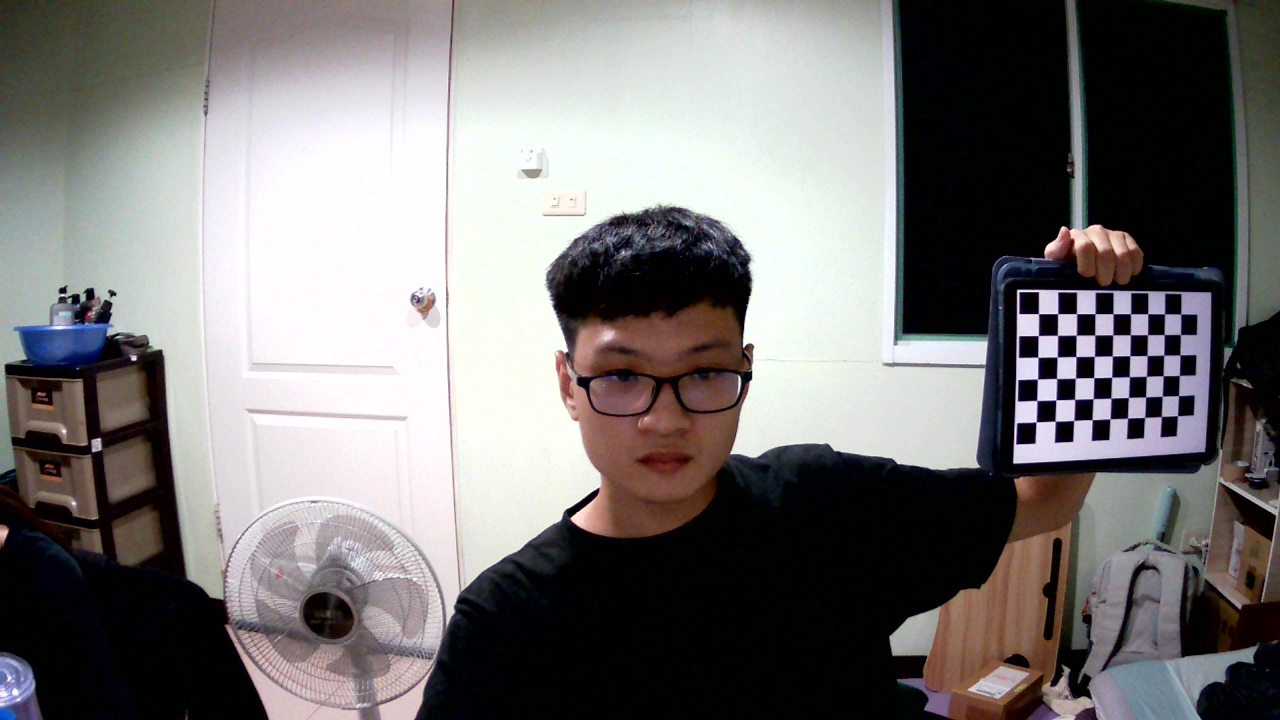
#> input picture pygame_mediapipe/TEST_fisheye/photos/1.jpg, 2560 x 1440 px (shown at 1/2 size)
$ python fisheye_fix.py   (older library calls are emulated)
#> lines starting #> are read from the running program, lines starting #| are printed output that depends on the picture; after the words box and inside, x2 and y2 are one past the last pixel; in counts of white or black regions, pixels touching at a corner belong together
import cv2
import numpy as np
import glob

# active camera, use cv2 rather then pygame
camera = cv2.VideoCapture(0)
SCREEN_WIDTH, SCREEN_HEIGHT = 1280, 720
camera.set(cv2.CAP_PROP_FRAME_WIDTH, SCREEN_WIDTH)
camera.set(cv2.CAP_PROP_FRAME_HEIGHT, SCREEN_HEIGHT)

def get_K_and_D(checkerboard):

#> called with checkerboard = (6, 9)
    CHECKERBOARD = checkerboard
    subpix_criteria = (cv2.TERM_CRITERIA_EPS+cv2.TERM_CRITERIA_MAX_ITER, 30, 0.1)
    calibration_flags = cv2.fisheye.CALIB_RECOMPUTE_EXTRINSIC+cv2.fisheye.CALIB_CHECK_COND+cv2.fisheye.CALIB_FIX_SKEW
    objp = np.zeros((1, CHECKERBOARD[0]*CHECKERBOARD[1], 3), np.float32)
    objp[0,:,:2] = np.mgrid[0:CHECKERBOARD[0], 0:CHECKERBOARD[1]].T.reshape(-1, 2)
    _img_shape = None
    objpoints = []
    imgpoints = []
    images = glob.glob( 'pygame_mediapipe/TEST_fisheye/photos/*.jpg')
    for fname in images:
        img = cv2.imread(fname)
#> img is the input picture: shape (1440, 2560, 3); mean B, G, R 117.4, 118, 120.5
        if _img_shape == None:
            _img_shape = img.shape[:2]
        else:
            assert _img_shape == img.shape[:2], "All images must share the same size."

        gray = cv2.cvtColor(img,cv2.COLOR_BGR2GRAY)
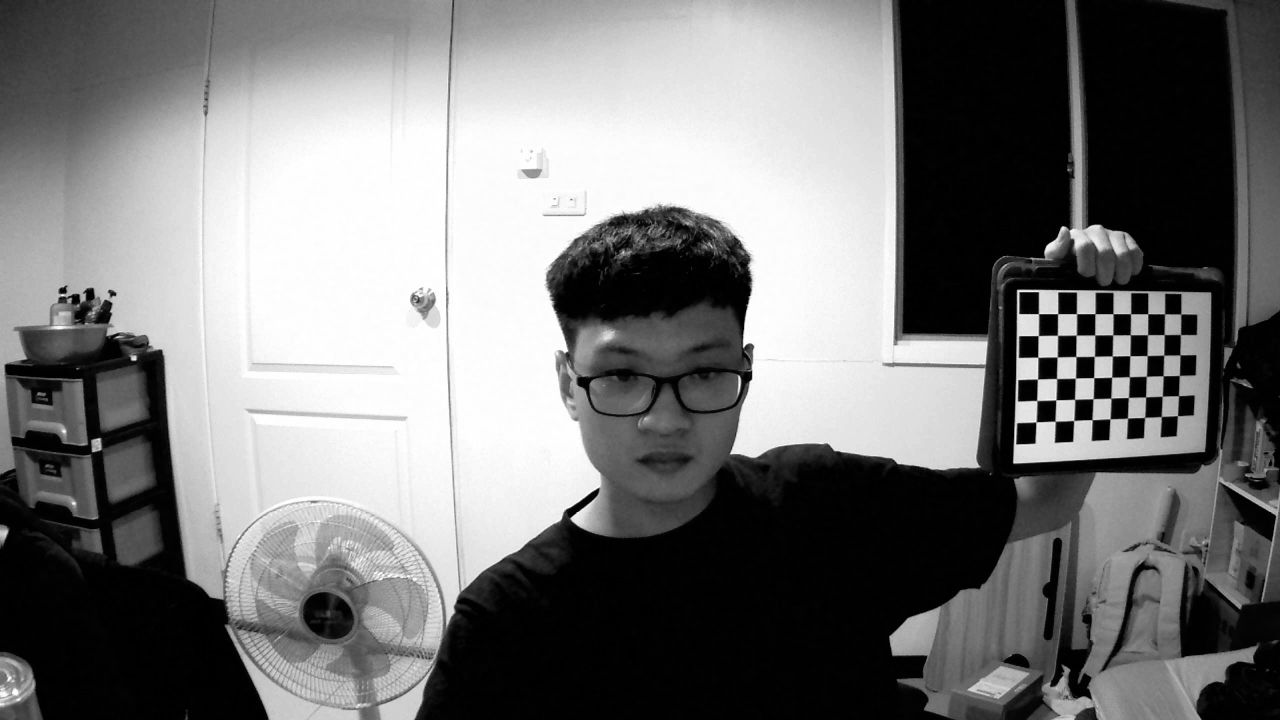
#> gray: shape (1440, 2560) (shown at 1/2 size); min 0, max 255, mean 118.7
        ret, corners = cv2.findChessboardCorners(gray, CHECKERBOARD,cv2.CALIB_CB_ADAPTIVE_THRESH+cv2.CALIB_CB_FAST_CHECK+cv2.CALIB_CB_NORMALIZE_IMAGE)
#> ret = True; corners = 54 rows, first 8: [2071.9, 844.2], [2074.5, 801.5], [2075.2, 758.2], [2075.9, 715.9], [2077, 672.3], [2077.4, 628], [2109.9, 843.7], [2111.9, 799.8]
        if ret == True:
            objpoints.append(objp)
            cv2.cornerSubPix(gray,corners,(3,3),(-1,-1),subpix_criteria)
            imgpoints.append(corners)
#> pass 2 of the loop in get_K_and_D, `for fname in images:`:
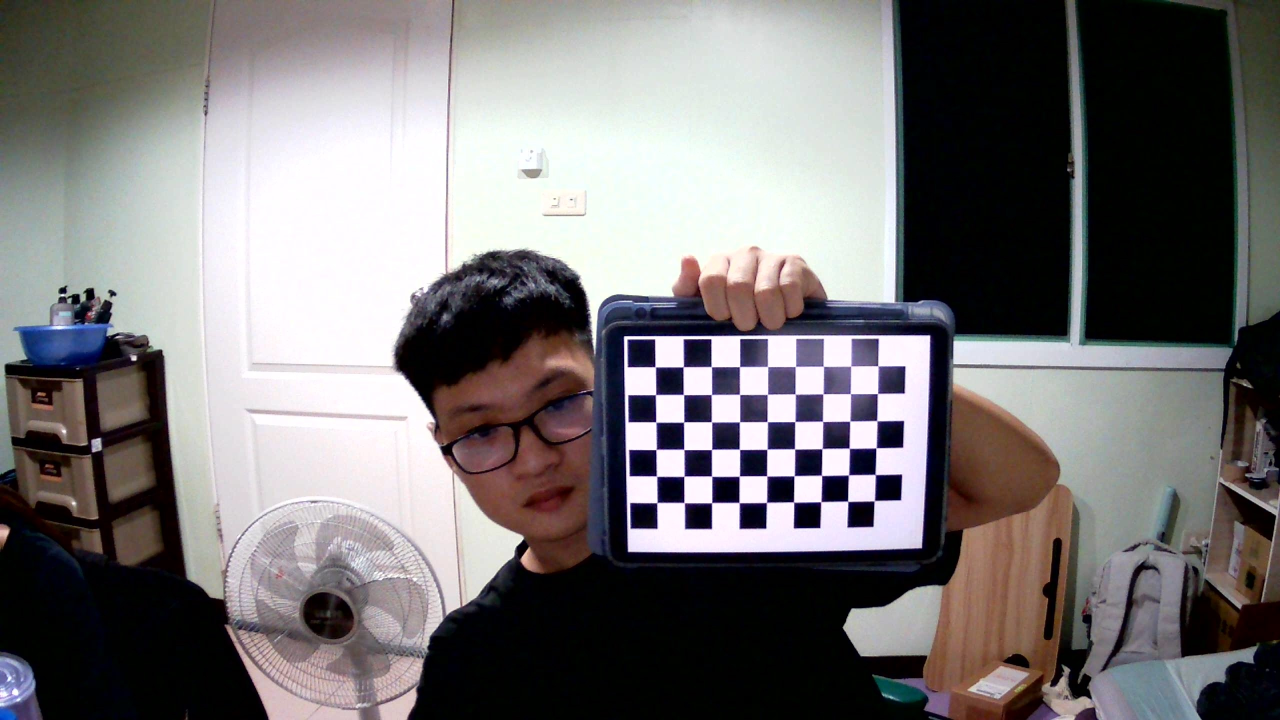
#> input picture pygame_mediapipe/TEST_fisheye/photos/2.jpg, 2560 x 1440 px (shown at 1/2 size)
#> in get_K_and_D, img is the input picture: shape (1440, 2560, 3); mean B, G, R 117.4, 116.5, 119.7
#> in get_K_and_D, `gray = cv2.cvtColor(img,cv2.COLOR_BGR2GRAY)`:
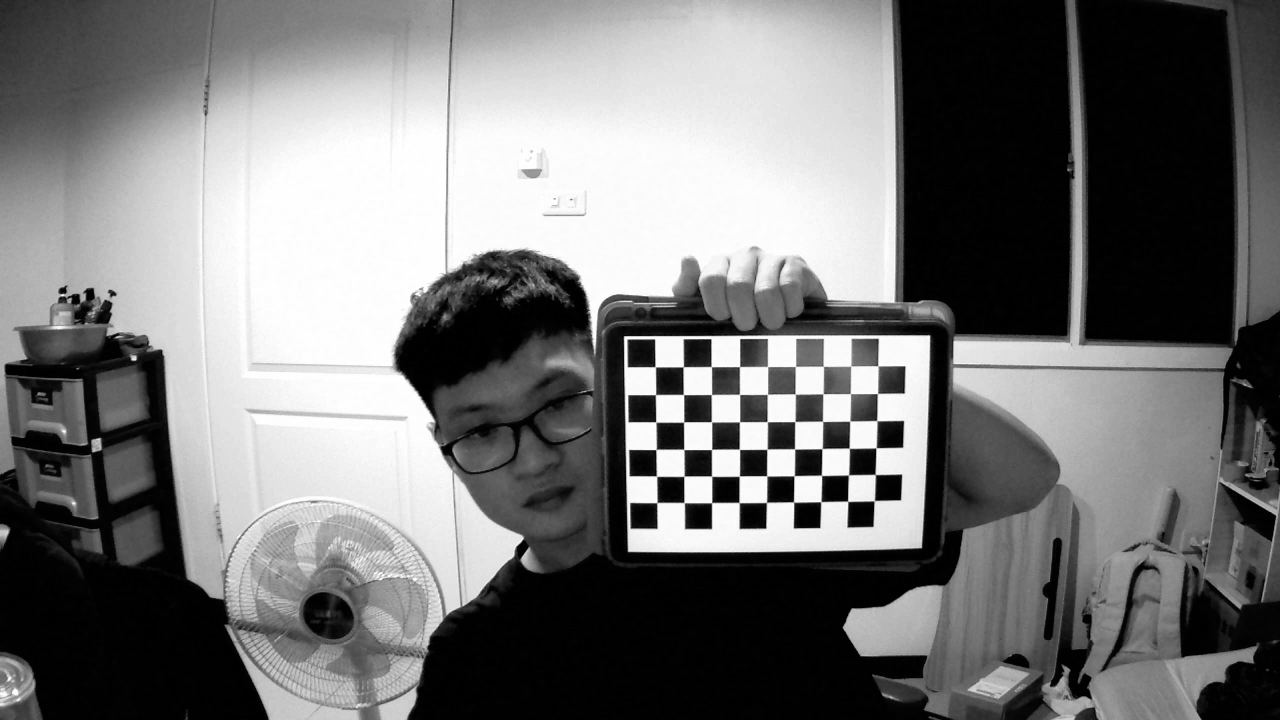
#> gray: shape (1440, 2560) (shown at 1/2 size); min 0, max 255, mean 117.6
#> corners = 54 rows, first 8: [1314.2, 1006], [1312.5, 952.2], [1312.1, 900], [1311.6, 844.2], [1311.6, 789.6], [1310.2, 734.1], [1368.2, 1005.4], [1368.1, 953.3]
#> pass 3 of the loop in get_K_and_D, `for fname in images:`:
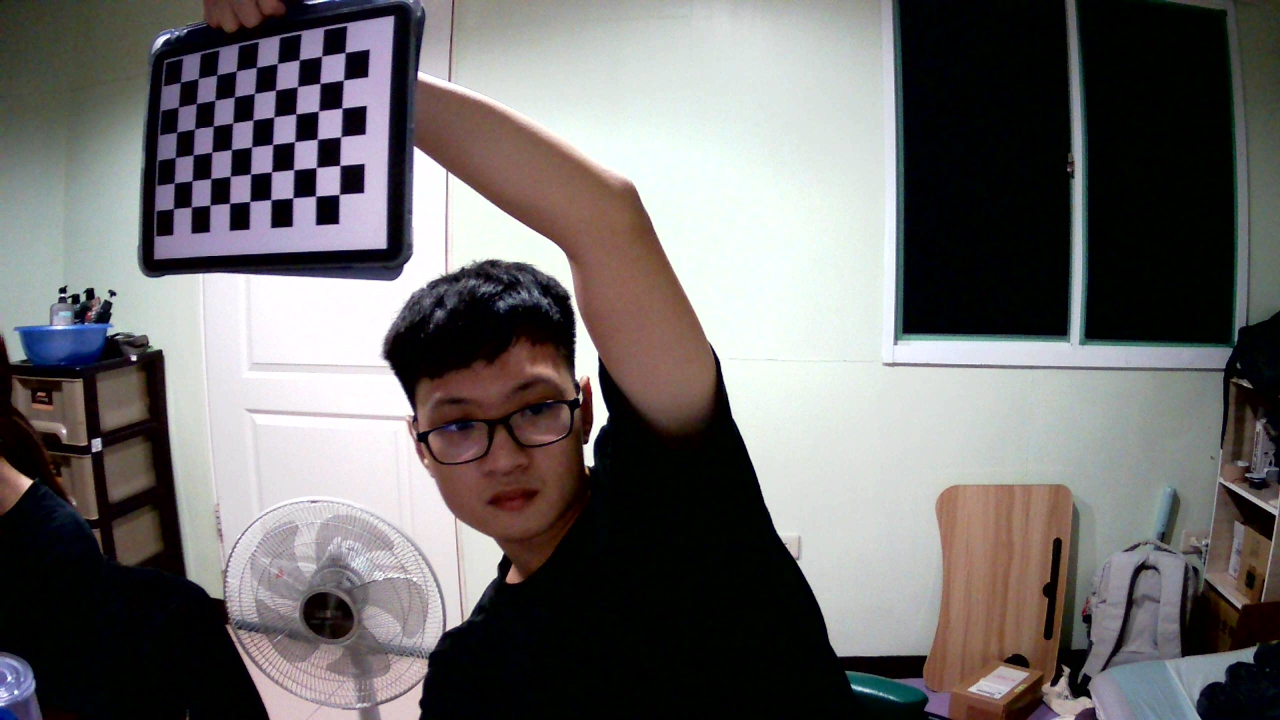
#> input picture pygame_mediapipe/TEST_fisheye/photos/5.jpg, 2560 x 1440 px (shown at 1/2 size)
#> in get_K_and_D, img is the input picture: shape (1440, 2560, 3); mean B, G, R 106.7, 106.6, 109.5
#> in get_K_and_D, `gray = cv2.cvtColor(img,cv2.COLOR_BGR2GRAY)`:
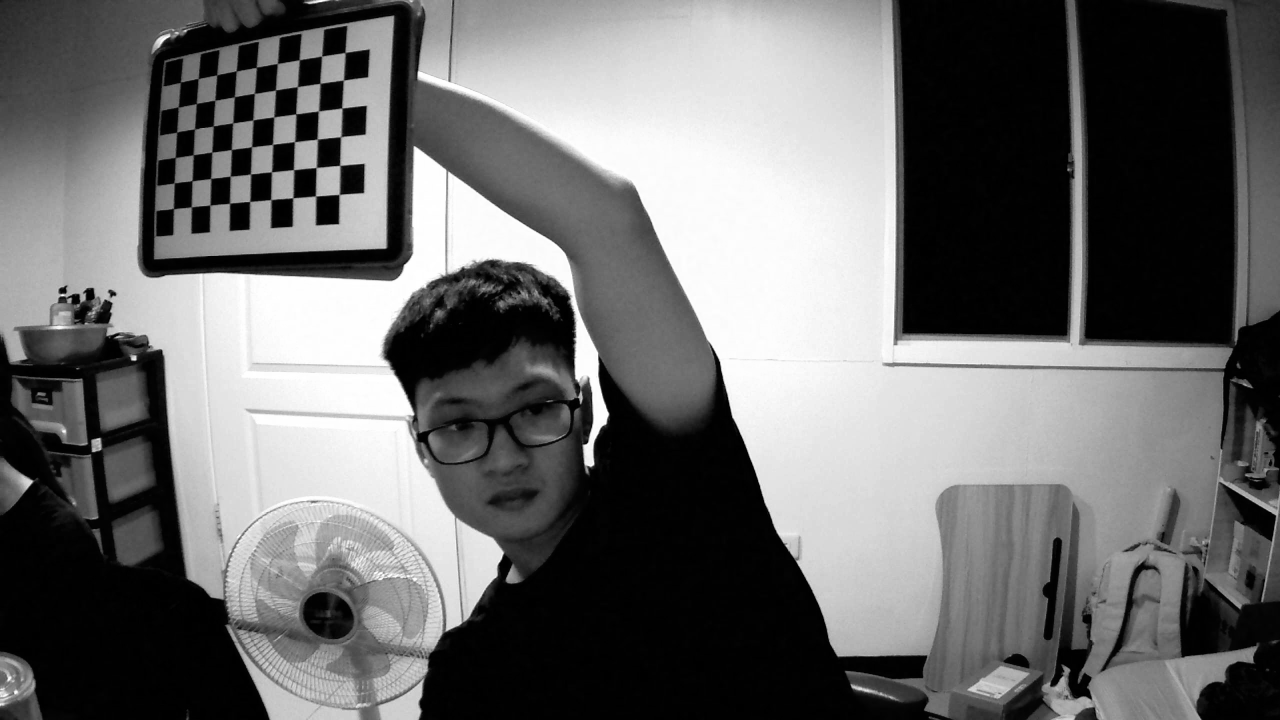
#> gray: shape (1440, 2560) (shown at 1/2 size); min 0, max 255, mean 107.5
#> corners = 54 rows, first 8: [352, 413], [353, 371], [356, 311], [353.6, 265.1], [355.6, 213.6], [361.8, 164.2], [382.5, 414.5], [383.9, 361.9]
#> the loop made 4 passes; the first 3 are shown
    N_OK = len(objpoints)
    K = np.zeros((3, 3))
    D = np.zeros((4, 1))
    rvecs = [np.zeros((1, 1, 3), dtype=np.float64) for i in range(N_OK)]
    tvecs = [np.zeros((1, 1, 3), dtype=np.float64) for i in range(N_OK)]
    rms, _, _, _, _ = cv2.fisheye.calibrate(
        objpoints,
        imgpoints,
        gray.shape[::-1],
        K,
        D,
        rvecs,
        tvecs,
        calibration_flags,
        (cv2.TERM_CRITERIA_EPS+cv2.TERM_CRITERIA_MAX_ITER, 30, 1e-6)
    )
    DIM = _img_shape[::-1]
    print("Found " + str(N_OK) + " valid images for calibration")
    print("DIM=" + str(_img_shape[::-1]))
#| DIM=(2560, 1440)
    print("K=np.array(" + str(K.tolist()) + ")")
    print("D=np.array(" + str(D.tolist()) + ")")
    return DIM, K, D


def undistort(K,D,DIM,scale=0.6,imshow=False):
    while True:
        success, img = camera.read()
        dim1 = img.shape[:2][::-1]  #dim1 is the dimension of input image to un-distort
        assert dim1[0]/dim1[1] == DIM[0]/DIM[1], "Image to undistort needs to have same aspect ratio as the ones used in calibration"
        if dim1[0]!=DIM[0]:
            img = cv2.resize(img,DIM,interpolation=cv2.INTER_AREA)
        Knew = K.copy()
        if scale:#change fov
            Knew[(0,1), (0,1)] = scale * Knew[(0,1), (0,1)]
        map1, map2 = cv2.fisheye.initUndistortRectifyMap(K, D, np.eye(3), Knew, DIM, cv2.CV_16SC2)
        undistorted_img = cv2.remap(img, map1, map2, interpolation=cv2.INTER_LINEAR, borderMode=cv2.BORDER_CONSTANT)
        if imshow:
            img_valid, ratio = cut(undistorted_img)
            print (img_valid.shape)
            cv2.imshow("undistorted", img_valid)
        if cv2.waitKey(5) & 0xFF == 27:
                break
    #return undistorted_img


def cut(img):
    img_gray = cv2.cvtColor(img, cv2.COLOR_BGR2GRAY)
    (_, thresh) = cv2.threshold(img_gray, 20, 255, cv2.THRESH_BINARY)
    contours, hierarchy = cv2.findContours(thresh, cv2.RETR_EXTERNAL, cv2.CHAIN_APPROX_SIMPLE)
    cnts = sorted(contours, key=cv2.contourArea, reverse=True)[0]
    x,y,w,h = cv2.boundingRect(cnts)
    ratio = 1.2
    x = int(x + w/2 - ratio*1280/2)
    y = int(y + h/2 - ratio*720/2)
    w = int(1280 * ratio)
    h = int(720 * ratio)
    print(x,y,w,h)
    r = max(w/ 2, h/ 2)
    img_valid = img[y:y+h, x:x+w]
    return img_valid, int(r)

if __name__ == '__main__':

    DIM, K, D = get_K_and_D((6,9))
    undistort(K,D,DIM,imshow= True)
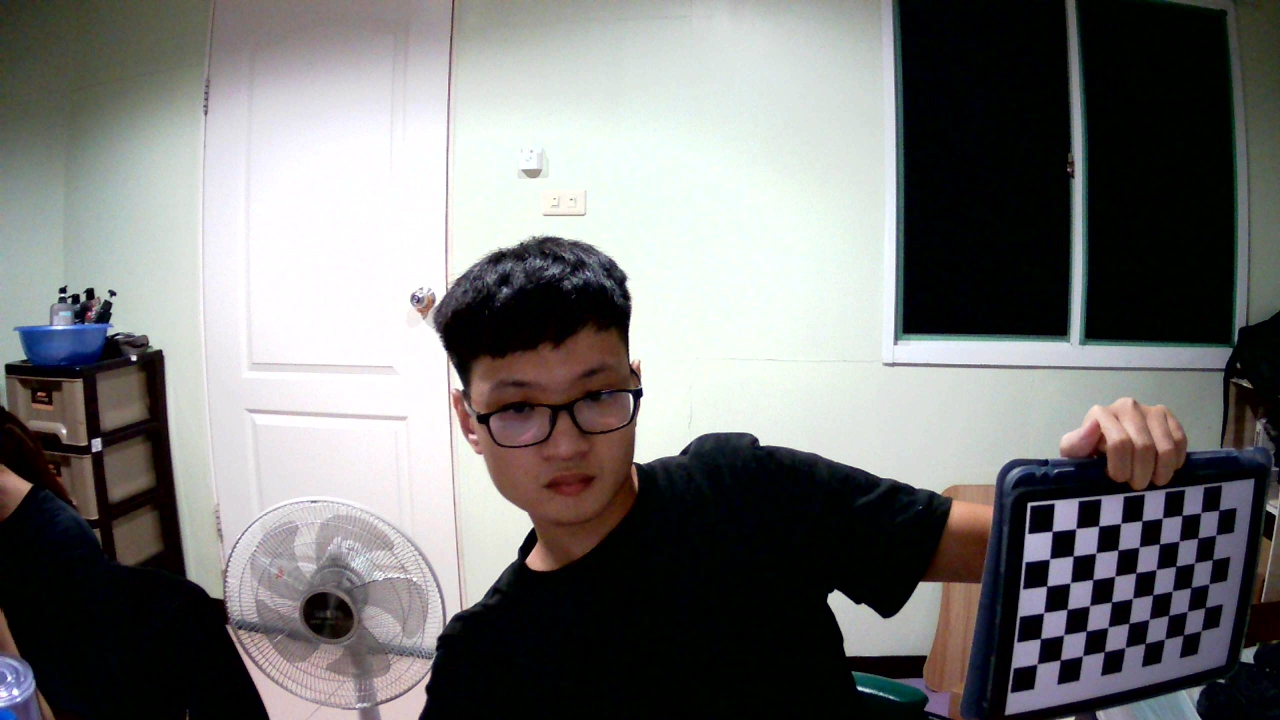
#> input picture pygame_mediapipe/TEST_fisheye/photos/8.jpg, 2560 x 1440 px, given in place of the camera (shown at 1/2 size)
#> in undistort, img is the input picture: shape (1440, 2560, 3); mean B, G, R 117.6, 118, 118.5
#> in undistort, `map1, map2 = cv2.fisheye.initUndistortRectifyMap(K, D, np.eye(3), Knew..`:
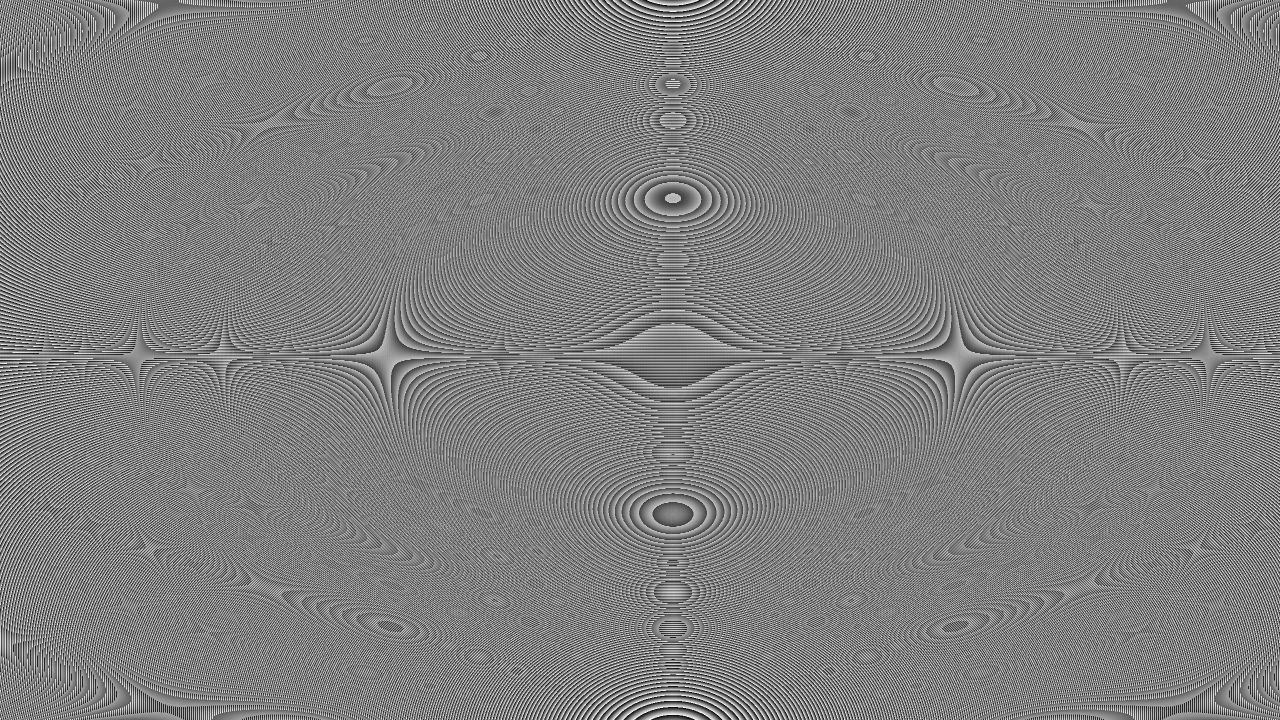
#> map2: shape (1440, 2560) uint16 (shown at 1/2 size); min 0, max 1023, mean 511.6; drawn with min black and max white
#> in cut, `(_, thresh) = cv2.threshold(img_gray, 20, 255, cv2.THRESH_BINARY)`:
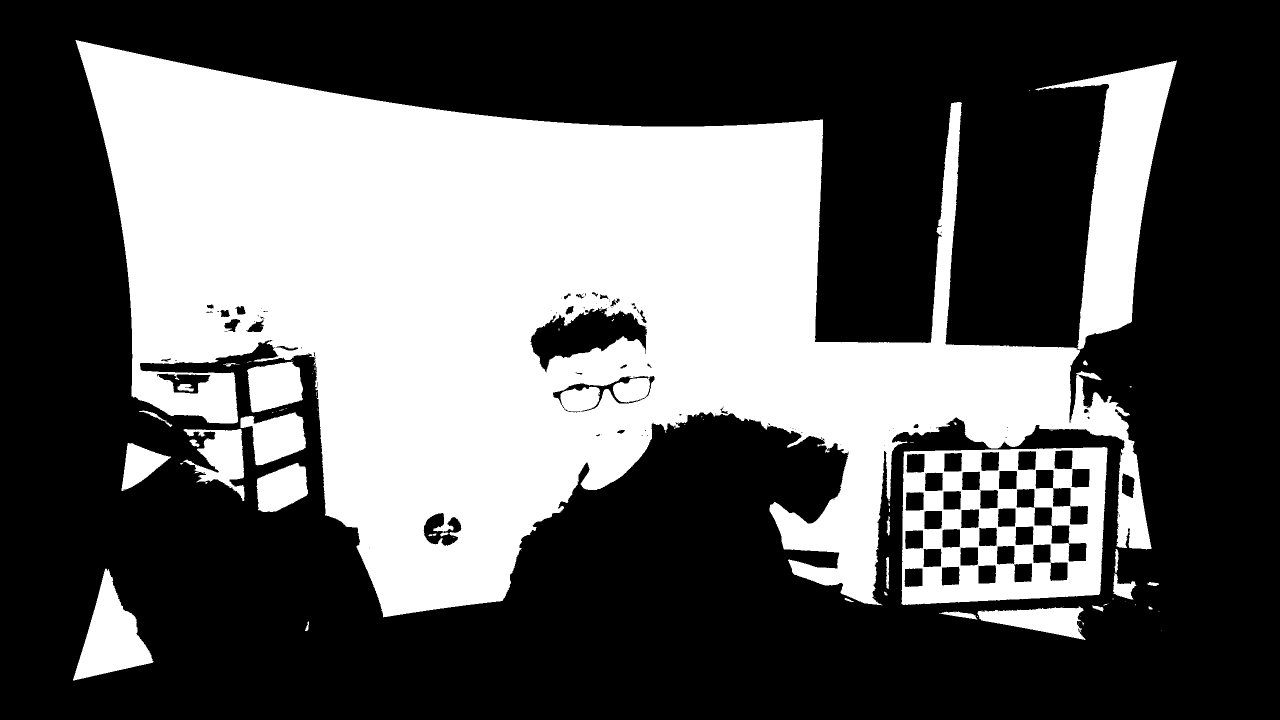
#> thresh: shape (1440, 2560) (shown at 1/2 size); 37.3% white; 88 white regions (59 under 20 px), largest, box (x1, y1, x2, y2) and area: (151, 80, 2354, 1235) 1230732, (1803, 894, 2215, 1210) 77906, (146, 1137, 307, 1361) 16865
#> in cut, `img_valid = img[y:y+h, x:x+w]`:
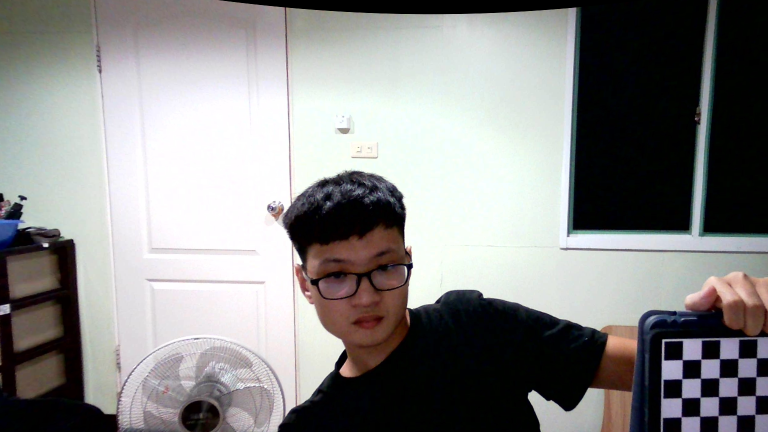
#> img_valid: shape (864, 1536, 3) (shown at 1/2 size); mean B, G, R 136.4, 137.1, 137.7
#| (864, 1536, 3)
#> (key Esc is pressed here)

    '''
    DIM=(2560, 1440)
    K=np.array([[1694.7801205342007, 0.0, 1363.235424743914], [0.0, 1694.4106664109822, 686.0493220616949], [0.0, 0.0, 1.0]])
    D=np.array([[-0.010547721322285927], [0.02576312669611254], [-0.1546810103404629], [0.15853057545495458]])
    x,y,w,h = 475,254,1536,864
    '''
# Quote from https://medium.com/@kennethjiang/calibrate-fisheye-lens-using-opencv-333b05afa0b0
# Quote from https://blog.csdn.net/donkey_1993/article/details/103909811
